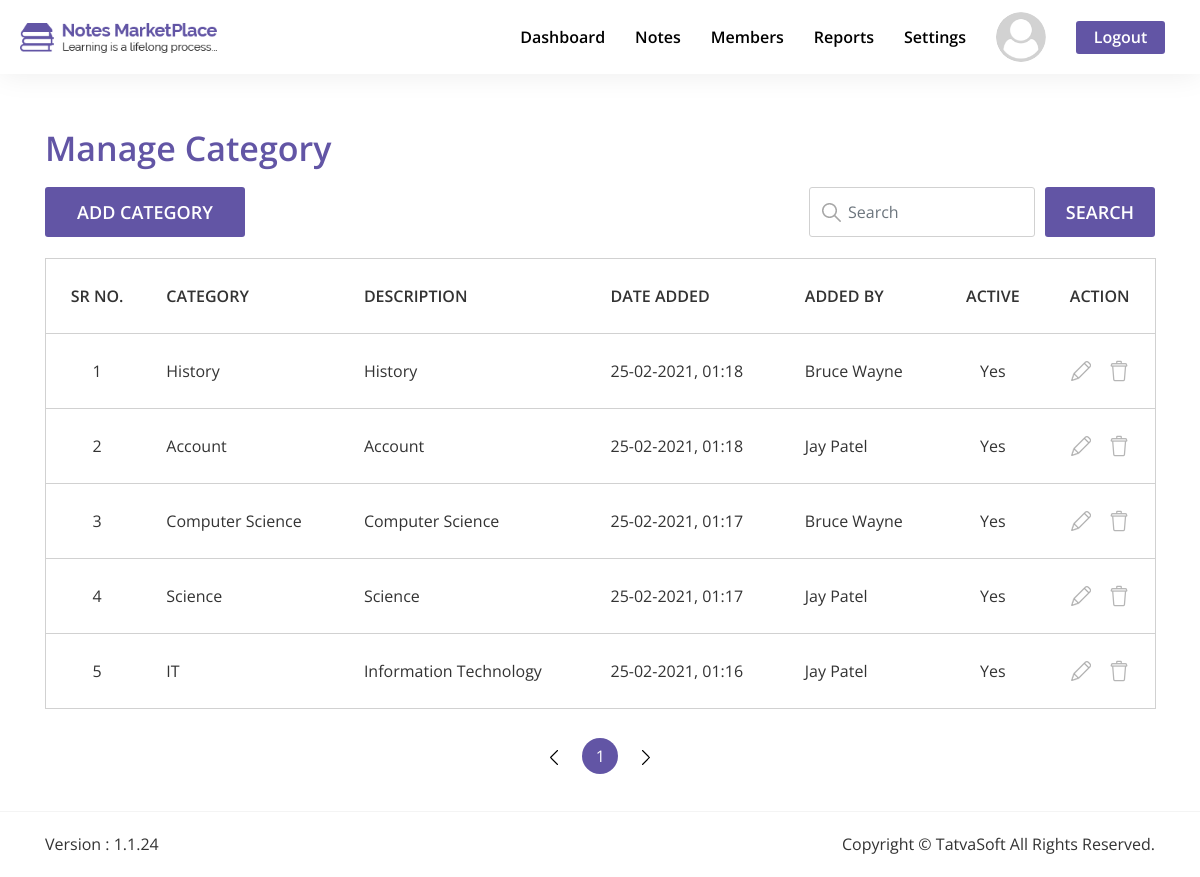
The app's page /Admin/html/manage-category.php (signed in) with its own data.
### tables this page shows
CREATE TABLE `system_configuration` (
  `SysConfigID` int(11) NOT NULL,
  `Key` varchar(100) NOT NULL,
  `Value` mediumtext NOT NULL,
  `CreatedDate` datetime DEFAULT current_timestamp(),
  `CreatedBy` int(11) DEFAULT NULL,
  `ModifiedDate` datetime DEFAULT NULL ON UPDATE current_timestamp(),
  `ModifiedBy` int(11) DEFAULT NULL,
  `IsActive` bit(1) NOT NULL DEFAULT b'1'
);

CREATE TABLE `note_categories` (
  `CategoryID` int(11) NOT NULL,
  `Name` varchar(100) NOT NULL,
  `Description` mediumtext NOT NULL,
  `CreatedDate` datetime DEFAULT current_timestamp(),
  `CreatedBy` int(11) DEFAULT NULL,
  `ModifiedDate` datetime DEFAULT NULL ON UPDATE current_timestamp(),
  `ModifiedBy` int(11) DEFAULT NULL,
  `IsActive` bit(1) NOT NULL DEFAULT b'1'
);

CREATE TABLE `users` (
  `UserID` int(11) NOT NULL,
  `RoleID` int(11) NOT NULL DEFAULT 3,
  `FirstName` varchar(50) NOT NULL,
  `LastName` varchar(50) NOT NULL,
  `EmailID` varchar(100) NOT NULL,
  `Password` varchar(24) NOT NULL,
  `IsEmailVerified` bit(1) NOT NULL DEFAULT b'0',
  `CreatedDate` datetime DEFAULT current_timestamp(),
  `CreatedBy` int(11) DEFAULT NULL,
  `ModifiedDate` datetime DEFAULT NULL ON UPDATE current_timestamp(),
  `ModifiedBy` int(11) DEFAULT NULL,
  `IsActive` bit(1) NOT NULL DEFAULT b'1'
);

### Admin/includes/user-dp.php (called while the page is built, shortened)
<?php
if (isset($_SESSION['UserLoggedIn'])) {
    $UserID = $_SESSION['UserID'];
    $profile_query = "SELECT * FROM users u JOIN user_profile up ON u.UserID = up.UserID WHERE u.UserID = {$UserID} ";
    $profile_query_result = mysqli_query($connection, $profile_query);
    $get_default_dp = mysqli_query($connection, "SELECT * FROM system_configuration c WHERE c.Key = 'DefaultMemberDisplayPicture' ");
    $get_default_dp_path = mysqli_fetch_assoc($get_default_dp)['Value'];
    if (mysqli_num_rows($profile_query_result) != 0) {
        $getUserDP = "SELECT ProfilePicture FROM user_profile WHERE UserID = {$UserID} ";
        $getUserDP_query = mysqli_query($connection, $getUserDP);
        confirmQuery($getUserDP_query);
        $getUserDP_row = mysqli_fetch_assoc($getUserDP_query);
        $DP_name = $getUserDP_row['ProfilePicture'];
        if ($DP_name != null) {
            $user_dp_path = $DP_name;
        } else {
            $user_dp_path = $get_default_dp_path;
        }
    } else {
        $user_dp_path = $get_default_dp_path;
    }
}

### Admin/html/manage-category.php (the view, shortened to what this page needs)
<?php include "../includes/head.php"; ?>
<body>
    <section id="manage-category" class="admin-manage-page">
        <div class="only-white-nav extra-style-nav only-white-nav-with-mb">
            <header class="site-header">
                <div class="header-wrapper">
                    <div class="logo-wrapper">
                        <a href="dashboard.php" title="Site Logo">
                            <img src="../images/logo/dark-logo.png" alt="Logo">
                        </a>
                    </div>
                    <div class="navigation-wrapper">
                        <nav class="main-nav">
                            <ul class="menu-navigation">
                                <li>
                                    <a class="hover-bottom-border" href="dashboard.php">Dashboard</a>
                                </li>
                                <li>
                                    <div class="dropdown notes-btn-dropdown">
                                        <a class="hover-bottom-border" role="button" id="notes-dropdown-lable" data-toggle="dropdown" aria-haspopup="true" aria-expanded="false">Notes</a>
                                    </div>
                                </li>
                                <li>
                                    <a class="hover-bottom-border" href="members.php">Members</a>
                                </li>
                                <li>
                                    <div class="dropdown reports-btn-dropdown">
                                        <a class="hover-bottom-border" role="button" id="reports-dropdown-lable" data-toggle="dropdown" aria-haspopup="true" aria-expanded="false">Reports</a>
                                    </div>
                                </li>
                                <li>
                                    <div class="dropdown settings-btn-dropdown">
                                        <a class="hover-bottom-border" role="button" id="settings-dropdown-lable" data-toggle="dropdown" aria-haspopup="true" aria-expanded="false">Settings</a>
                                    </div>
                                </li>
                                <li class="logged-in-user-photo-li">
                                    <div class="dropdown user-picture-dropdown">
                                        <a href="#" role="button" id="dropdownMenuLink" data-toggle="dropdown" aria-haspopup="true" aria-expanded="false">
                                            <div class="logged-in-user-photo">
                                                <img src="<?php echo $user_dp_path; ?>" alt="User Photo" class="rounded-circle">
                                            </div>
                                        </a>
                                    </div>
                                </li>
                                <li>
                                    <a class="btn btn-general btn-purple logout-link" href="javascript:void(0)">Logout</a>
                                </li>
                            </ul>
                        </nav>
                    </div>
                </div>
            </header>
        </div>
        <div class="content-box-lg">
            <div class="container">
                <div class="row no-gutters">
                    <div class="col-lg-12 col-md-12 col-sm-12 col-12 text-left box-heading-wrapper">
                        <p class="box-heading">Manage Category</p>
                    </div>
                    <div class="col-lg-5 col-md-5 col-sm-5 col-12">
                        <button onclick="window.location.href='add-category.php'" class="btn btn-general btn-purple add-category-btn">Add Category</button>
                    </div>
                    <div class="col-lg-7 col-md-7 col-sm-7 col-12">
                        <div class="row no-gutters general-search-bar-btn-wrapper">
                            <div class="form-group has-search-bar">
                                <span class="search-symbol"><img src="../images/Dashboard/search-icon.png" alt=""></span>
                                <input id="manage-category-search-bar" type="text" class="form-control input-box-style search-notes-bar" placeholder="Search">
                            </div>
                            <button id="manage-category-search-btn" class="btn btn-general btn-purple general-search-bar-btn">Search</button>
                        </div>
                    </div>
                </div>
            </div>
            <div class="container">
                <div class="manage-category-table general-table-responsive">
                    <div class="table-responsive-xl">
                        <table class="table table-bordered" id="manage-category-table">
                            <thead>
                                <tr>
                                    <th scope="col" class="text-center" data-orderable="false">sr no.</th>
                                    <th scope="col">Category</th>
                                    <th scope="col">Description</th>
                                    <th scope="col">Date Added</th>
                                    <th scope="col">Added By</th>
                                    <th scope="col" class="text-center">Active</th>
                                    <th scope="col" class="text-center" data-orderable="false">Action</th>
                                </tr>
                            </thead>
                            <tbody>
                                <?php
                                $categories = mysqli_query($connection, "SELECT * FROM note_categories ");
                                while ($row = mysqli_fetch_assoc($categories)) {
                                    $category_id = $row['CategoryID'];
                                    $category_name = $row['Name'];
                                    $category_desc = $row['Description'];
                                    $category_created_date = date("d-m-Y, h:i", strtotime($row['CreatedDate']));
                                    $category_created_date_str = strtotime($category_created_date);
                                    $category_created_by_id = $row['CreatedBy'];
                                    $category_created_by_row = mysqli_fetch_assoc(mysqli_query($connection, "SELECT * FROM users WHERE UserID = {$category_created_by_id} "));
                                    $category_created_by_fullname = $category_created_by_row['FirstName'] . " " . $category_created_by_row['LastName'];
                                    $category_IsActive = $row['IsActive'];
                                    if ($category_IsActive == 1) {
                                        $category_is_active = 'Yes';
                                    } else {
                                        $category_is_active = 'No';
                                    }
                                ?>
                                    <tr>
                                        <td class="text-center"></td>
                                        <td><?php echo $category_name; ?></td>
                                        <td><?php echo $category_desc; ?></td>
                                        <td data-sort="<?php echo $category_created_date_str; ?>"><?php echo $category_created_date; ?></td>
                                        <td><?php echo $category_created_by_fullname; ?></td>
                                        <td class="text-center"><?php echo $category_is_active; ?></td>
                                        <td class="text-center">
                                            <a href="add-category.php?cat_id=<?php echo $category_id; ?>">
                                                <img class="edit-img-in-table" src="../images/Dashboard/edit.png" alt="edit">
                                            </a>
                                            <a class="deactivate-category-link" rel="manage-category.php?cat_id=<?php echo $category_id; ?>" href="#" data-toggle="modal" data-target="#deactivateCategoryModal">
                                                <img class="delete-img-in-table" src="../images/Dashboard/delete.png" alt="edit">
                                            </a>
                                        </td>
                                    </tr>
                                <?php } ?>
                            </tbody>
                        </table>
                    </div>
                </div>
            </div>
        </div>
        <?php include "../includes/footer.php"; ?>
    </section>
</body>
</html>

### Admin/css/responsive.css (style rules this page uses)
@media (max-width: 1300px) { .only-white-nav.extra-style-nav.only-white-nav-with-mb { margin-bottom: 74px; } }
@media (max-width: 1300px) { .only-white-nav.extra-style-nav .site-header .header-wrapper { padding: 0px 20px; } }
@media (max-width: 1300px) { .only-white-nav.extra-style-nav .site-header .header-wrapper .navigation-wrapper .main-nav .menu-navigation>li { margin: 0px 15px; } }
@media (max-width: 1300px) { .only-white-nav.extra-style-nav .site-header { max-height: 74px; } }
@media (max-width: 1300px) { .only-white-nav.extra-style-nav .site-header .header-wrapper { height: 74px; margin: auto; } }
@media (max-width: 1300px) { .only-white-nav.extra-style-nav .site-header .header-wrapper .logo-wrapper { height: 74px; } }
@media (max-width: 1300px) { .only-white-nav.extra-style-nav .site-header .header-wrapper .logo-wrapper a img { height: 40px; } }

### records on screen
system_configuration: Value (placeholder picture)
note_categories: Name "IT", Description "Information Technology", CreatedDate "25-02-2021, 01:16", users.FirstName+LastName "Jay Patel", IsActive "Yes"
note_categories: Name "Computer Science", Description "Computer Science", CreatedDate "25-02-2021, 01:17", users.FirstName+LastName "Bruce Wayne", IsActive "Yes"
note_categories: Name "Science", Description "Science", CreatedDate "25-02-2021, 01:17", users.FirstName+LastName "Jay Patel", IsActive "Yes"
note_categories: Name "History", Description "History", CreatedDate "25-02-2021, 01:18", users.FirstName+LastName "Bruce Wayne", IsActive "Yes"
note_categories: Name "Account", Description "Account", CreatedDate "25-02-2021, 01:18", users.FirstName+LastName "Jay Patel", IsActive "Yes"
